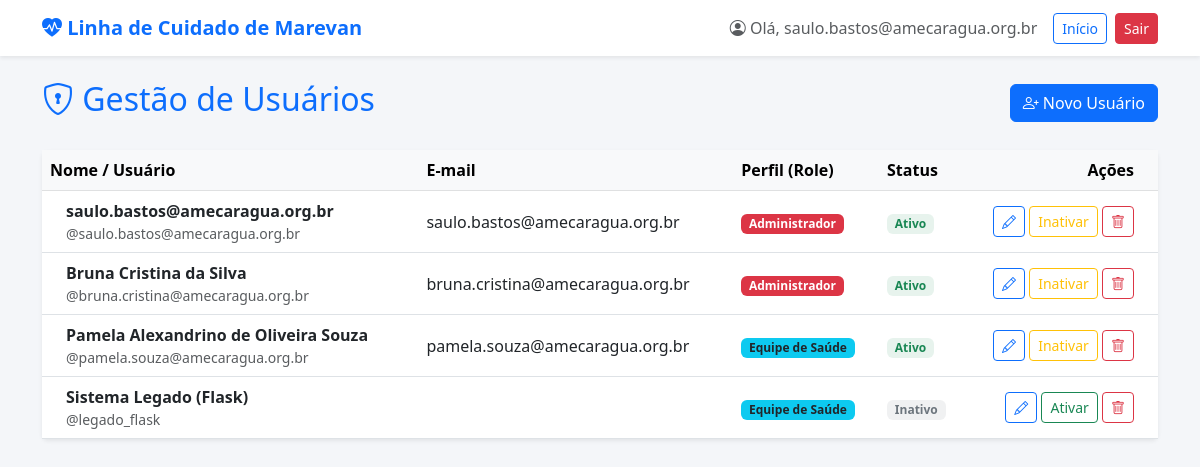
The app's page /admin-painel/usuarios/ (signed in) with its own data.
### core/models.py (models this page shows, shortened)
class Usuario(AbstractUser):
    mudar_senha = models.BooleanField(default=False, verbose_name="Forçar Troca de Senha")
    email_verificado = models.BooleanField(default=False, verbose_name="Email Verificado")
    TIPO_PROFISSIONAL_CHOICES = [
        ('MED', 'Médico'),
        ('ENF', 'Enfermeiro'),
        ('FAR', 'Farmacêutico'),
        ('ADM', 'Administrativo'),
    ]
    TIPO_REGISTRO_CHOICES = [('CRM', 'CRM'), ('COREN', 'COREN'), ('CRF', 'CRF')]
    tipo_profissional = models.CharField(max_length=3, choices=TIPO_PROFISSIONAL_CHOICES, null=True, blank=True)
    tipo_registro = models.CharField(max_length=10, choices=TIPO_REGISTRO_CHOICES, null=True, blank=True)
    registro_profissional = models.CharField(max_length=20, null=True, blank=True)
    drt = models.CharField(max_length=20, null=True, blank=True, verbose_name="DRT / Matrícula")

### core/views.py (the view)
# urls.py: path('admin-painel/usuarios/', views.gerenciar_usuarios, name='gerenciar_usuarios'),
@login_required
@admin_only
def gerenciar_usuarios(request):
    usuarios = Usuario.objects.all().order_by('first_name')
    return render(request, 'admin/usuarios.html', {'usuarios': usuarios})

### core/templates/admin/usuarios.html (shortened to what this page needs)
{% extends "base.html" %}
{% block content %}
<div class="d-flex justify-content-between align-items-center mb-4">
    <h2 class="text-primary"><i class="bi bi-shield-lock"></i> Gestão de Usuários</h2>
    <button class="btn btn-primary" onclick="novoUsuario()">
        <i class="bi bi-person-plus"></i> Novo Usuário
    </button>
</div>
<div class="card shadow-sm border-0">
    <div class="card-body p-0">
        <table class="table table-hover align-middle mb-0">
            <thead class="table-light">
                <tr>
                    <th>Nome / Usuário</th>
                    <th>E-mail</th>
                    <th>Perfil (Role)</th>
                    <th>Status</th>
                    <th class="text-end pe-4">Ações</th>
                </tr>
            </thead>
            <tbody>
                {% for u in usuarios %}
                <tr>
                    <td class="ps-4">
                        <span class="fw-bold">{{ u.get_full_name|default:u.username }}</span>
                        <small class="d-block text-muted">@{{ u.username }}</small>
                    </td>
                    <td>{{ u.email }}</td>
                    <td>
                        {% if u.is_superuser %}
                            <span class="badge bg-danger">Administrador</span>
                        {% else %}
                            <span class="badge bg-info text-dark">Equipe de Saúde</span>
                        {% endif %}
                    </td>
                    <td>
                        {% if u.is_active %}
                            <span class="badge bg-success bg-opacity-10 text-success">Ativo</span>
                        {% else %}
                            <span class="badge bg-secondary bg-opacity-10 text-secondary">Inativo</span>
                        {% endif %}
                    </td>
                    <td class="text-end pe-4">
                        <button class="btn btn-sm btn-outline-primary"
                                onclick="editarUsuario('{{ u.id }}', '{{ u.first_name }}', '{{ u.username }}', '{{ u.email }}', '{% if u.is_superuser %}admin{% else %}saude{% endif %}')"
                                title="Editar Usuário">
                            <i class="bi bi-pencil"></i>
                        </button>
                        <a href="{% url 'toggle_usuario_status' u.id %}"
                           class="btn btn-sm {% if u.is_active %}btn-outline-warning{% else %}btn-outline-success{% endif %}"
                           title="Alterar Status">
                            {% if u.is_active %}Inativar{% else %}Ativar{% endif %}
                        </a>
                        <button class="btn btn-sm btn-outline-danger"
                                onclick="confirmarExclusao('{{ u.id }}', '{{ u.username }}')"
                                title="Excluir Permanentemente">
                            <i class="bi bi-trash"></i>
                        </button>
                    </td>
                </tr>
                {% endfor %}
            </tbody>
        </table>
    </div>
</div>
{% endblock %}

### core/templates/base.html (shortened to what this page needs)
{% load static %}
<!DOCTYPE html>
<html lang="pt-br">
<head>
    <link href="https://cdn.jsdelivr.net/npm/bootstrap@5.3.0/dist/css/bootstrap.min.css" rel="stylesheet">
    <link rel="stylesheet" href="https://cdn.jsdelivr.net/npm/bootstrap-icons@1.10.0/font/bootstrap-icons.css">
</head>
<body>
    <nav class="navbar navbar-expand-lg navbar-light bg-white shadow-sm mb-4">
    <div class="container">
        <a class="navbar-brand" href="{% url 'index' %}">
            <i class="bi bi-heart-pulse-fill"></i> Linha de Cuidado de Marevan
        </a>
        {% if user.is_authenticated %}
        <div class="d-flex align-items-center">
            <span class="text-muted me-3">
                <i class="bi bi-person-circle"></i> Olá, {{ user.get_short_name|default:user.username }}
            </span>
            <a href="{% url 'index' %}" class="btn btn-outline-primary btn-sm me-2">Início</a>
            <a href="{% url 'logout' %}" class="btn btn-danger btn-sm">Sair</a>
        </div>
        {% endif %}
    </div>
</nav>
    <div class="container">
        {% block content %}{% endblock %}
    </div>
</body>
</html>

### core/templates/base.html (style rules this page uses)
body { background-color: #f4f6f9; }
.navbar-brand { font-weight: bold; color: #0d6efd !important; }

### records on screen
Usuario: get_short_name "saulo.bastos@amecaragua.org.br", get_full_name "saulo.bastos@amecaragua.org.br", username "saulo.bastos@amecaragua.org.br", email "saulo.bastos@amecaragua.org.br", is_superuser "Administrador", is_active "Ativo"
Usuario: get_full_name "Bruna Cristina da Silva", username "bruna.cristina@amecaragua.org.br", email "bruna.cristina@amecaragua.org.br", is_superuser "Administrador", is_active "Ativo"
Usuario: get_full_name "Pamela Alexandrino de Oliveira Souza", username "pamela.souza@amecaragua.org.br", email "pamela.souza@amecaragua.org.br", is_superuser "Equipe de Saúde", is_active "Ativo"
Usuario: get_full_name "Sistema Legado (Flask)", username "legado_flask", is_superuser "Equipe de Saúde", is_active "Inativo"
